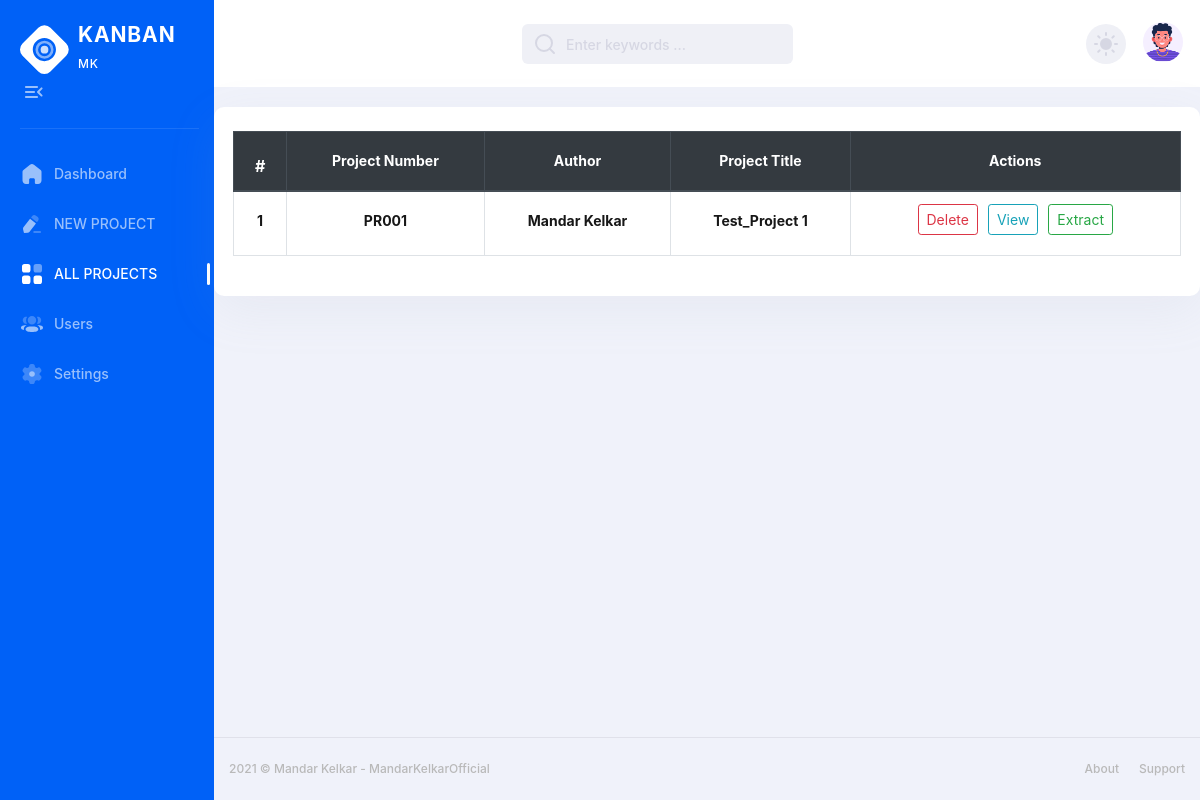
The app's page /all_project, older data.
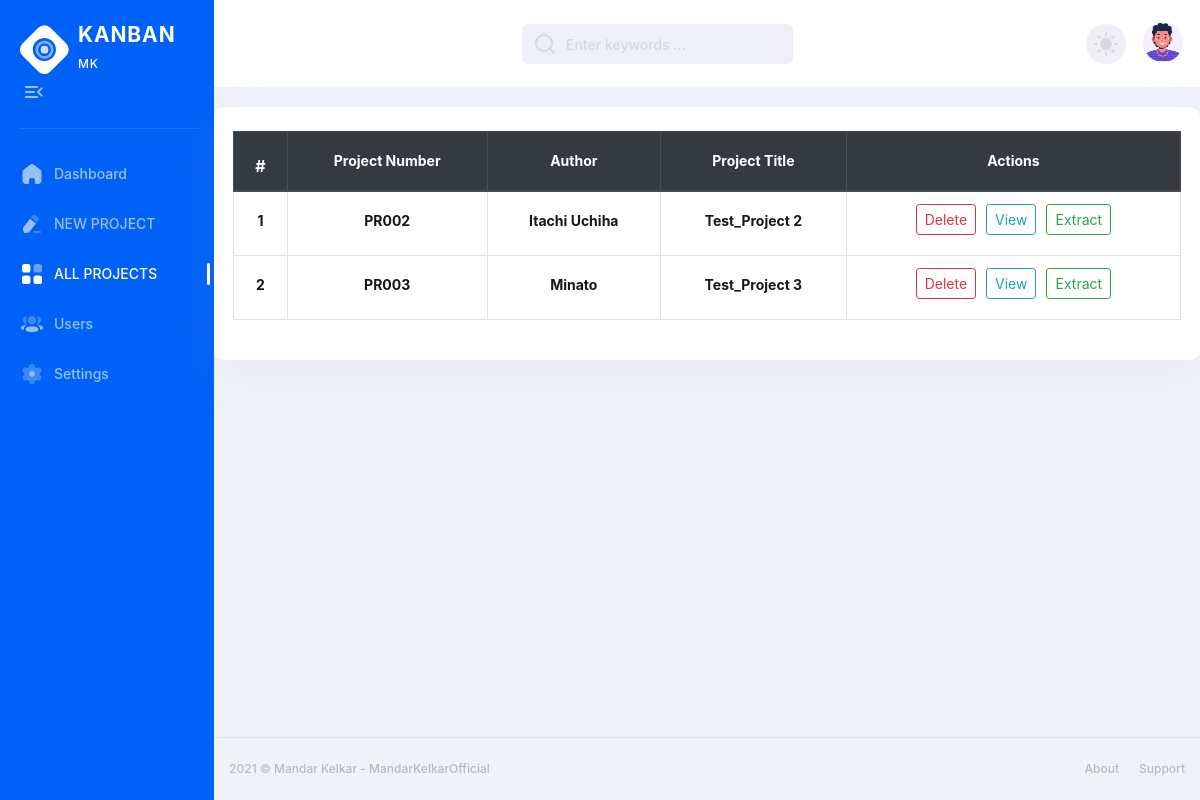
The same page, newer data.
### app.py (models this page shows)
class NewProject(db.Model):
    id = db.Column(db.Integer, primary_key=True)
    project_name = db.Column(db.String(100), nullable=False)
    project_number = db.Column(db.String(50), unique=True, nullable=False)
    author_name = db.Column(db.String(100), nullable=False)
    tasks = db.relationship('Task', backref='project', lazy=True)

### app.py (the view)
@app.route('/all_project', methods=['GET', 'POST'])
def all_project():
    projects = NewProject.query.all()
    return render_template('all_projects.html', projects=projects)

### templates/all_projects.html (shortened to what this page needs)
{% extends 'base.html' %} {% block allproject %} active {% endblock allproject
%} {% block main %}
<div class="container stat-cards-item mx-auto">
    <table class="table table-bordered">
        <thead class="thead-dark">
            <tr>
                <th scope="col" class="text-center">
                    <label class="form-check-label font-weight-bold">#</label>
                </th>
                <th scope="col" class="form-label font-weight-bold text-center">
                    Project Number
                </th>
                <th scope="col" class="form-label font-weight-bold text-center">
                    Author
                </th>
                <th scope="col" class="form-label font-weight-bold text-center">
                    Project Title
                </th>
                <th scope="col" class="form-label font-weight-bold text-center">
                    Actions
                </th>
            </tr>
        </thead>
        <tbody>
            {% for project in projects %}
            <tr>
                <td class="text-center">
                    <label class="form-label font-weight-bold text-center">{{ loop.index }}</label>
                </td>
                <td class="form-label font-weight-bold text-center">
                    {{ project.project_number }}
                </td>
                <td class="form-label font-weight-bold text-center">
                    {{ project.author_name }}
                </td>
                <td class="form-label font-weight-bold text-center">
                    {{ project.project_name }}
                </td>
                <td>
                    <div class="three_elements">
                        <form action="{{ url_for('delete_project', project_id=project.id) }}" method="POST">
                            <button type="submit" class="btn btn-outline-danger btn-sm">
                                Delete
                            </button>
                        </form>
                        <form action="{{ url_for('kanban', project_number=project.project_number) }}" method="POST">
                            <button type="submit" class="btn btn-outline-info btn-sm">
                                View
                            </button>
                        </form>
                        <form action="{{ url_for('extract', project_id=project.id) }}" method="POST">
                            <button type="submit" class="btn btn-outline-success btn-sm">
                                Extract
                            </button>
                        </form>
                    </div>
                </td>
            </tr>
            {% endfor %}
        </tbody>
    </table>
</div>
{% endblock main %}

Row changes from the older to the newer data that the page shows:
removed NewProject: project_number "PR001", author_name "Mandar Kelkar", project_name "Test_Project 1"
added NewProject: project_number "PR002", author_name "Itachi Uchiha", project_name "Test_Project 2"
added NewProject: project_number "PR003", author_name "Minato", project_name "Test_Project 3"
